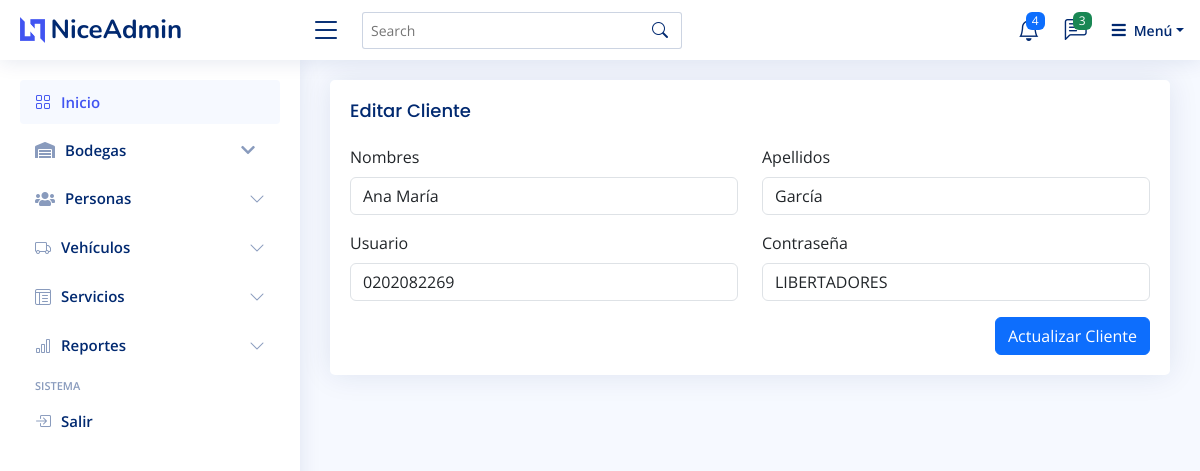
The app's page /app/?p=editar_cliente&id=4 (signed in) with its own data.
### tables this page shows
CREATE TABLE `usuarios` (
  `id_usuario` int(11) NOT NULL,
  `nombres` varchar(200) NOT NULL,
  `apellidos` varchar(200) NOT NULL,
  `username` varchar(250) NOT NULL,
  `password` varchar(250) NOT NULL,
  `nivel` int(1) NOT NULL
);

### app/editar_cliente.php (the view, shortened to what this page needs)
<?php
include_once 'conexion.php';
if(isset($_GET['id'])){
    $id = $_GET['id'];
    $sql = "SELECT * FROM usuarios WHERE id_usuario = ?";
    $query = $pdo->prepare($sql);
    $query->execute(array($id));
    $resultado = $query->fetch();
}
?>
<main id="main" class="main">
    <section class="section">
        <div class="row">
            <div class="col-lg-12">
                <div class="card">
                    <div class="card-body">
                        <h5 class="card-title">Editar Cliente</h5>
                        <form action="?p=editar_cliente" method="POST">
                            <div class="row">
                                <div class="col-md-6 mb-3">
                                    <label for="nombresCliente" class="form-label">Nombres</label>
                                    <input type="text" class="form-control" id="nombresCliente" name="nombres"
                                        value="<?php echo $resultado['nombres']; ?>">
                                </div>
                                <div class="col-md-6 mb-3">
                                    <label for="apellidosCliente" class="form-label">Apellidos</label>
                                    <input type="text" class="form-control" id="apellidosCliente" name="apellidos"
                                        value="<?php echo $resultado['apellidos']; ?>">
                                </div>
                            </div>
                            <div class="row">
                                <div class="col-md-6 mb-3">
                                    <label for="usernameCliente" class="form-label">Usuario</label>
                                    <input type="text" class="form-control" id="usernameCliente" name="username"
                                        value="<?php echo $resultado['username']; ?>">
                                </div>
                                <div class="col-md-6 mb-3">
                                    <label for="passwordCliente" class="form-label">Contraseña</label>
                                    <input type="text" class="form-control" id="passwordCliente" name="password"
                                        value="<?php echo $resultado['password']; ?>">
                                </div>
                            </div>
                            <div class="text-end">
                                <button type="submit" class="btn btn-primary">Actualizar Cliente</button>
                            </div>
                        </form>
                    </div>
                </div>
            </div>
    </section>
</main>

### app/assets/css/style.css (style rules this page uses)
:root { scroll-behavior: smooth; }
body { font-family: "Open Sans", sans-serif; background: #f6f9ff; color: #444444; }
h1, h2, h3, h4, h5, h6 { font-family: "Nunito", sans-serif; }
#main { margin-top: 60px; padding: 20px 30px; transition: all 0.3s; }
.card { margin-bottom: 30px; border: none; border-radius: 5px; box-shadow: 0px 0 30px rgba(1, 41, 112, 0.1); }
.card-title { padding: 20px 0 15px 0; font-size: 18px; font-weight: 500; color: #012970; font-family: "Poppins", sans-serif; }
.card-body { padding: 0 20px 20px 20px; }
@media (min-width: 1200px) { #main, #footer { margin-left: 300px; } }

### records on screen
usuarios: nombres "Ana María", apellidos "García", username "0202082269", password "LIBERTADORES"
